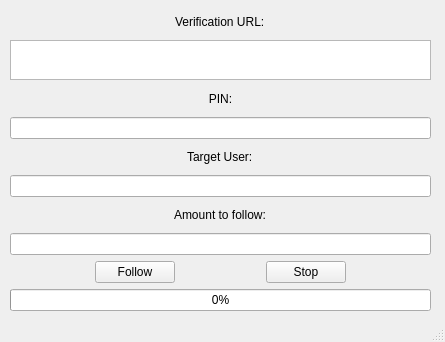
<?xml version="1.0" encoding="UTF-8"?>
<ui version="4.0">
 <class>MainWindow</class>
 <widget class="QMainWindow" name="MainWindow">
  <property name="windowTitle">
   <string>MainWindow</string>
  </property>
  <widget class="QWidget" name="centralwidget">
   <property name="enabled">
    <bool>true</bool>
   </property>
   <property name="minimumSize">
    <size>
     <width>445</width>
     <height>320</height>
    </size>
   </property>
   <widget class="QWidget" name="verticalLayoutWidget">
    <property name="geometry">
     <rect>
      <x>10</x>
      <y>10</y>
      <width>421</width>
      <height>301</height>
     </rect>
    </property>
    <layout class="QVBoxLayout" name="verticalLayout">
     <item alignment="Qt::AlignHCenter">
      <widget class="QLabel" name="label_3">
       <property name="text">
        <string>Verification URL:</string>
       </property>
      </widget>
     </item>
     <item>
      <widget class="QTextBrowser" name="url">
       <property name="minimumSize">
        <size>
         <width>0</width>
         <height>20</height>
        </size>
       </property>
       <property name="maximumSize">
        <size>
         <width>16777215</width>
         <height>40</height>
        </size>
       </property>
      </widget>
     </item>
     <item>
      <widget class="QLabel" name="pinLabel">
       <property name="text">
        <string>PIN:</string>
       </property>
       <property name="textFormat">
        <enum>Qt::AutoText</enum>
       </property>
       <property name="alignment">
        <set>Qt::AlignCenter</set>
       </property>
      </widget>
     </item>
     <item>
      <widget class="QLineEdit" name="pinLine">
       <property name="minimumSize">
        <size>
         <width>0</width>
         <height>20</height>
        </size>
       </property>
      </widget>
     </item>
     <item alignment="Qt::AlignHCenter">
      <widget class="QLabel" name="label">
       <property name="text">
        <string>Target User:</string>
       </property>
      </widget>
     </item>
     <item>
      <widget class="QLineEdit" name="targetLine">
       <property name="minimumSize">
        <size>
         <width>0</width>
         <height>20</height>
        </size>
       </property>
      </widget>
     </item>
     <item alignment="Qt::AlignHCenter">
      <widget class="QLabel" name="label_2">
       <property name="text">
        <string>Amount to follow:</string>
       </property>
      </widget>
     </item>
     <item>
      <widget class="QLineEdit" name="followLine">
       <property name="minimumSize">
        <size>
         <width>0</width>
         <height>20</height>
        </size>
       </property>
      </widget>
     </item>
     <item>
      <layout class="QHBoxLayout" name="horizontalLayout_2">
       <item>
        <widget class="QPushButton" name="followBtn">
         <property name="sizePolicy">
          <sizepolicy hsizetype="Fixed" vsizetype="Fixed">
           <horstretch>0</horstretch>
           <verstretch>0</verstretch>
          </sizepolicy>
         </property>
         <property name="text">
          <string>Follow</string>
         </property>
         <property name="autoRepeat">
          <bool>false</bool>
         </property>
         <property name="default">
          <bool>false</bool>
         </property>
         <property name="flat">
          <bool>false</bool>
         </property>
        </widget>
       </item>
       <item>
        <widget class="QPushButton" name="stopBtn">
         <property name="sizePolicy">
          <sizepolicy hsizetype="Fixed" vsizetype="Fixed">
           <horstretch>0</horstretch>
           <verstretch>0</verstretch>
          </sizepolicy>
         </property>
         <property name="text">
          <string>Stop</string>
         </property>
        </widget>
       </item>
      </layout>
     </item>
     <item>
      <widget class="QProgressBar" name="progressBar">
       <property name="value">
        <number>0</number>
       </property>
       <property name="textVisible">
        <bool>true</bool>
       </property>
       <property name="invertedAppearance">
        <bool>false</bool>
       </property>
       <property name="format">
        <string>%p%</string>
       </property>
      </widget>
     </item>
    </layout>
   </widget>
  </widget>
  <widget class="QStatusBar" name="statusbar"/>
 </widget>
 <resources/>
 <connections/>
</ui>
